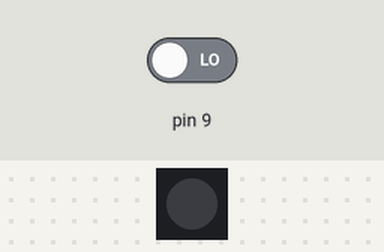
Simulated run of this sketch. Board: Arduino Uno, built with avr-gcc and run on an emulated ATmega328P. Shown: 1 RGB LEDs in strip order, left to right. The test bench sets the inputs (shaded band); at power-on: pin 9 LOW. Dim RGB values are drawn brighter than linear.

Above: at 1.2 s.
1.3 s: pin 9 driven HIGH
At 1.4 s:
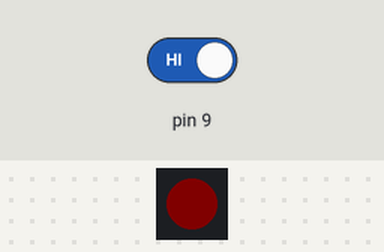
At 4.2 s:
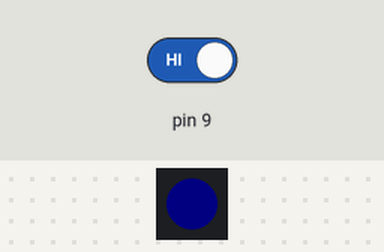
4.3 s: pin 9 driven LOW
Timing chart, 0 to 7.3 s (numbered marks = the images above; inputs shaded):
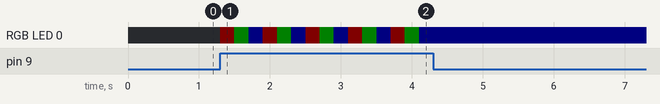

The sketch:

sketch_apr17a.ino
```cpp
#include <Adafruit_NeoPixel.h>

#define PIN 8

Adafruit_NeoPixel strip = Adafruit_NeoPixel(1, PIN, NEO_GRB + NEO_KHZ800);

void setup() {
  pinMode (9, INPUT);
  pinMode (12, INPUT);

  strip.begin();
  strip.setBrightness(2);
  strip.show(); // Initialize all pixels to 'off'
}

void loop() {
  // Some example procedures showing how to display to the pixels:
    Serial.println(digitalRead(9));
  while (digitalRead(9)){
    strip.setBrightness(5);

    colorWipe(strip.Color(255, 0, 0), 200); // Red
    colorWipe(strip.Color(0, 255, 0), 200); // Green
    colorWipe(strip.Color(0, 0, 255), 200); // Blue
  }
  strip.setBrightness(0);
}

// Fill the dots one after the other with a color
void colorWipe(uint32_t c, uint8_t wait) {
  for(uint16_t i=0; i<strip.numPixels(); i++) {
      strip.setPixelColor(i, c);
      strip.show();
      delay(wait);
  }
}

// Slightly different, this makes the rainbow equally distributed throughout
void rainbowCycle(uint8_t wait) {
  uint16_t i, j;

  for(j=0; j<256*5; j++) { // 5 cycles of all colors on wheel
    for(i=0; i< strip.numPixels(); i++) {
      strip.setPixelColor(i, Wheel(((i * 256 / strip.numPixels()) + j) & 255));
    }
    strip.show();
    delay(wait);
  }
}

// Input a value 0 to 255 to get a color value.
// The colours are a transition r - g - b - back to r.
uint32_t Wheel(byte WheelPos) {
  WheelPos = 255 - WheelPos;
  if(WheelPos < 85) {
   return strip.Color(255 - WheelPos * 3, 0, WheelPos * 3);
  } else if(WheelPos < 170) {
    WheelPos -= 85;
   return strip.Color(0, WheelPos * 3, 255 - WheelPos * 3);
  } else {
   WheelPos -= 170;
   return strip.Color(WheelPos * 3, 255 - WheelPos * 3, 0);
  }
}
```

Measured:
- after the input at 1.3 s, RGB LED 0: off → RGB(5, 0, 0) at once, then repeats every 0.60 s: RGB(0, 5, 0) 0.20 s, RGB(0, 0, 5) 0.20 s, RGB(5, 0, 0) 0.20 s
- after the input at 4.3 s, every drawn part: stays the same
